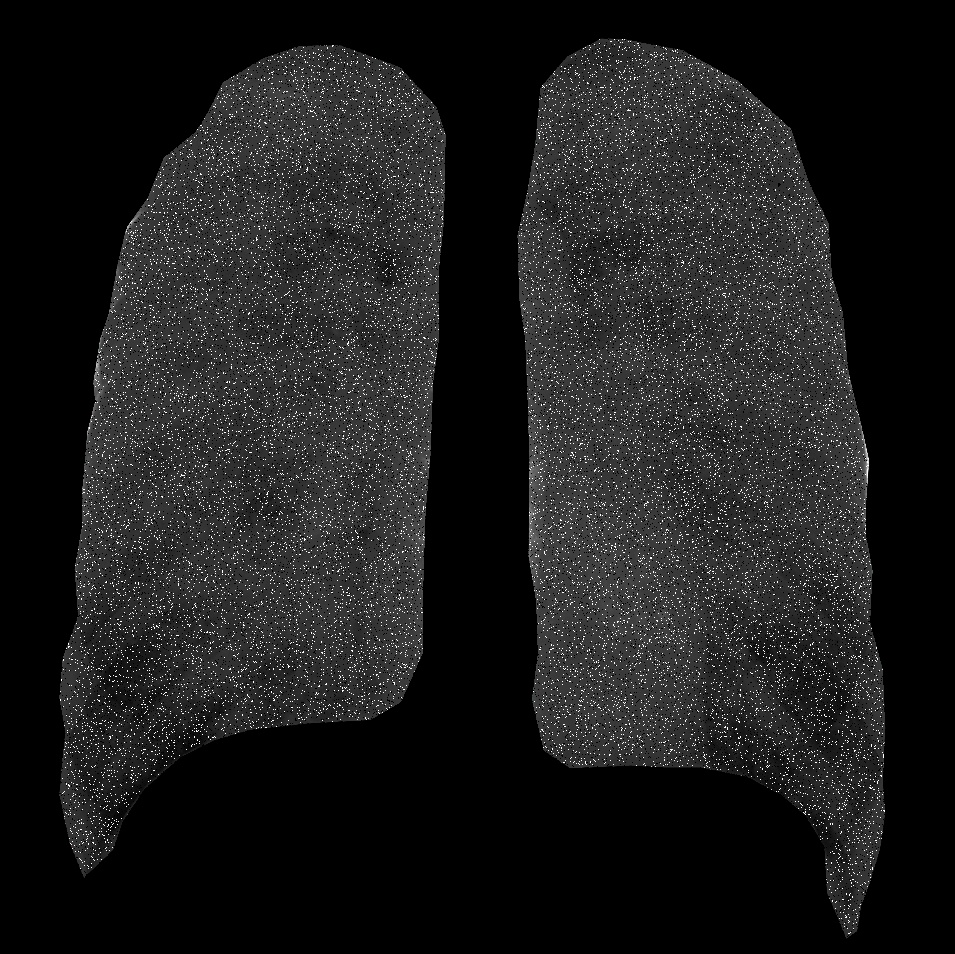
#> input picture rmNoise.jpeg, 955 x 954 px, given in place of covid_image.png, which was not available; the run also reads 2 pictures not shown here
$ python Assessment2_Faiz.py
#> lines starting #> are read from the running program, lines starting #| are printed output that depends on the picture; after the words box and inside, x2 and y2 are one past the last pixel; in counts of white or black regions, pixels touching at a corner belong together; pictures that were not available may be replaced by others from this repository, and a replacement may not be noted
# -*- coding: utf-8 -*-
"""
Created on Wed Dec  1 18:47:56 2021

@author: zhirobyte
"""


#import library yang dibutuhkan
import cv2
import numpy as np
from matplotlib import pyplot as plt

#import gambar dan resource dari citra data
im1 = cv2.imread('covid_image.png')
#> im1 is the input picture: shape (954, 955, 3); mean B, G, R 28.9, 28.9, 28.9
im2 = cv2.imread('mask.png')
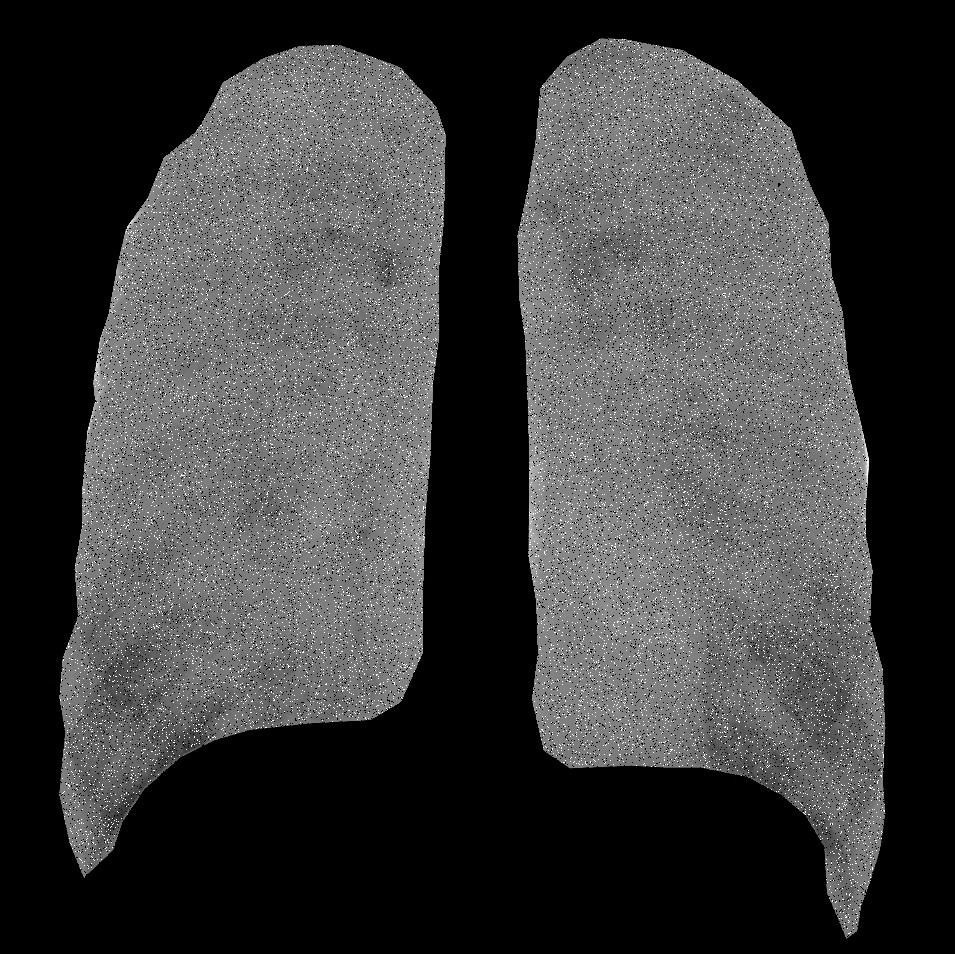
#> input picture bitwise.jpg, 955 x 954 px, given in place of mask.png, which was not available
#> im2 is the input picture: shape (954, 955, 3); mean B, G, R 61, 61, 61


#masukkan method bitwise untuk mendapatkan hasil dari gabungan kedua gambar
bitwiseAnd = cv2.bitwise_and(im1,im2)/255.0


#memasukkan method untuk mengurangi jumlah noise pada gambar sebelumnya yaiut gambar bitwise
rmNoise = cv2.pow(bitwiseAnd,2.2)
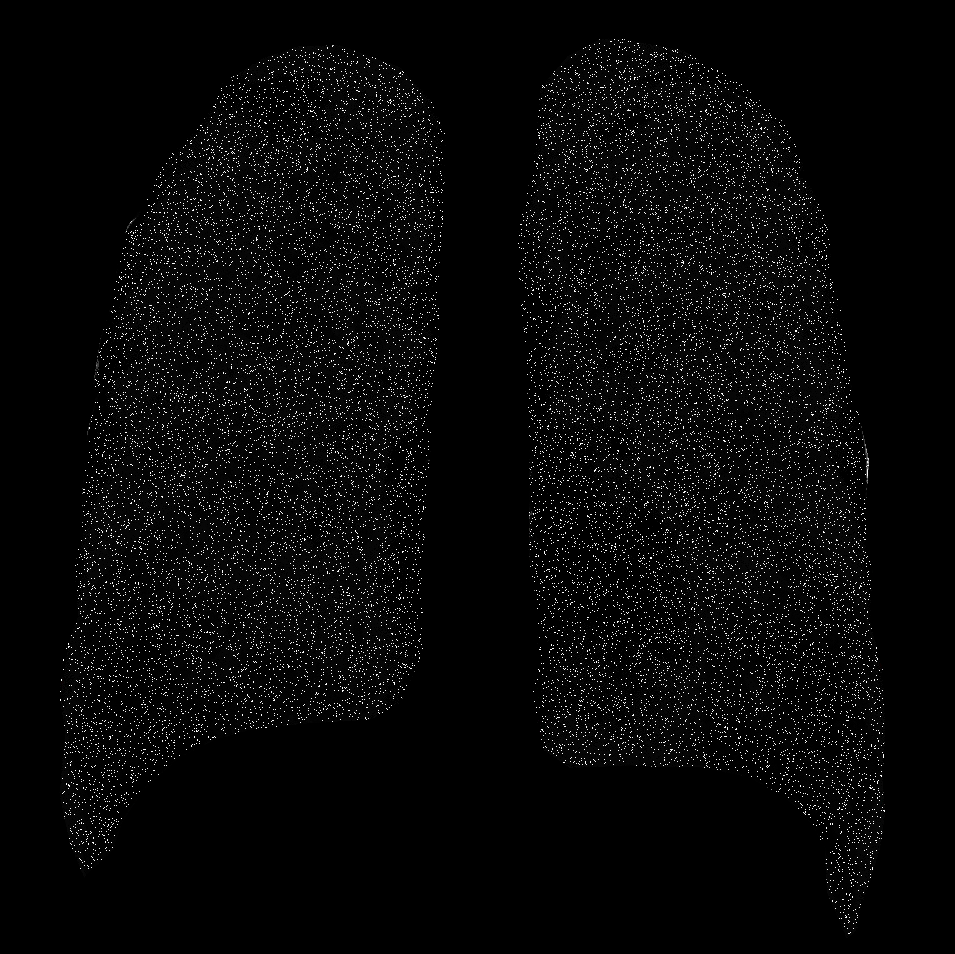
#> rmNoise: shape (954, 955, 3) float64; mean B, G, R 0.0326, 0.0326, 0.0326

#memperbaiki kontras
rnimg = cv2.imread("res_noise_removal.jpeg", 0)#mengambil data gambar noise removal
#> rnimg: shape (954, 955); min 0, max 255, mean 28.9
equ = cv2.equalizeHist(rnimg)
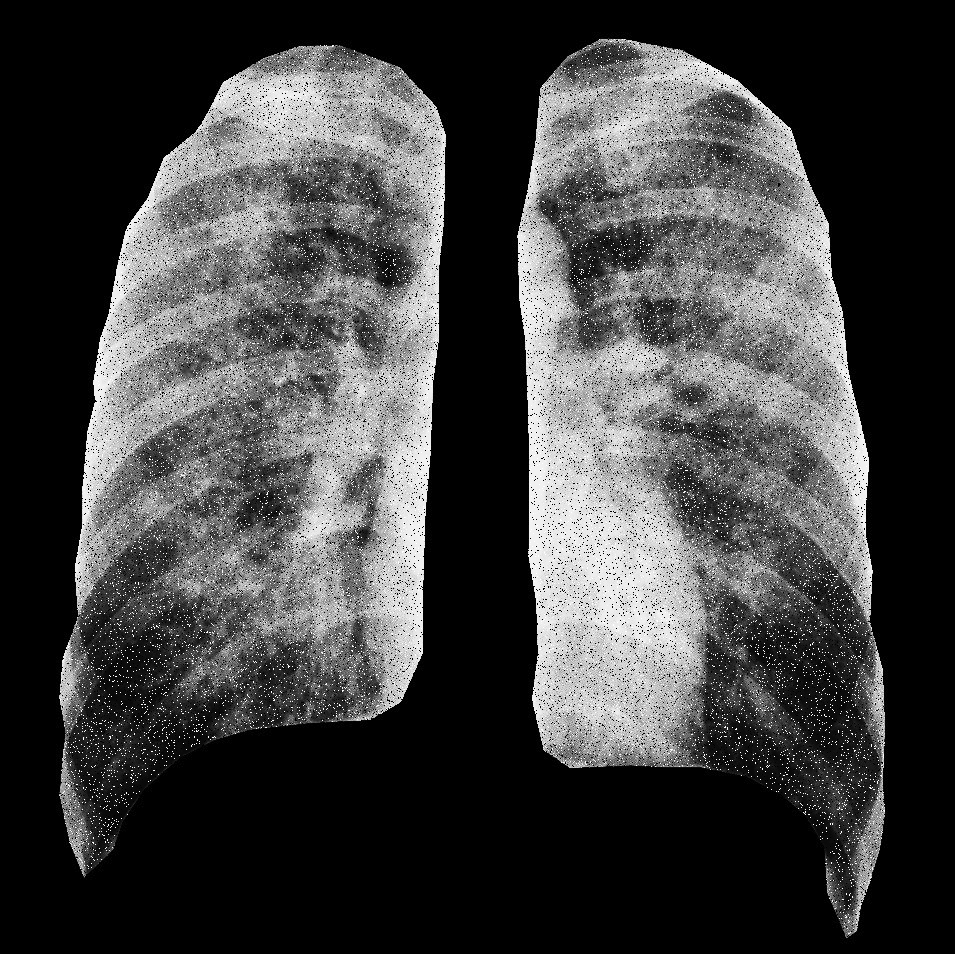
#> equ: shape (954, 955); min 0, max 255, mean 65.2

#----------------------------------------
img = cv2.imread('res_contrast.jpeg',0)
histr1 = cv2.calcHist([img],[0],None,[256],[0,256])
#> histr1 = 256 values, max 450235 at index 0, min 51 at index 155, mean 3558.9
#memunculkan data plot histogram awal
#----------------------------------------
img2 = cv2.imread('res_final.jpeg',0)
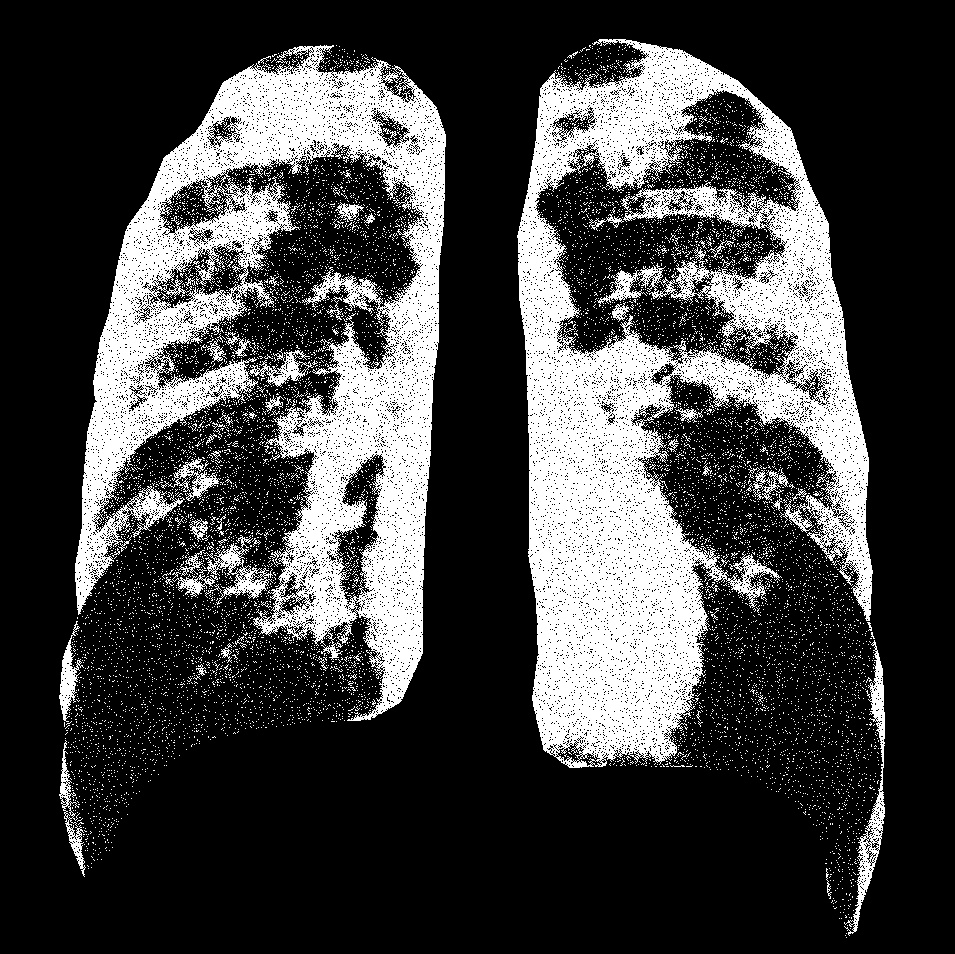
#> input picture res_final.jpeg, 955 x 954 px
#> img2 is the input picture: shape (954, 955); min 0, max 255, mean 65.1
histr2 = cv2.calcHist([img2],[0],None,[256],[0,256])
#> histr2 = 256 values, max 586449 at index 0, min 0 at index 10, mean 3558.9


#THRESHOLDING
#----------------------------------------
final = cv2.imread('res_contrast.jpeg',0)
ret,thresh1 = cv2.threshold(final,127,255,cv2.THRESH_BINARY)
#> thresh1: shape (954, 955); 25.5% white; 10321 white regions (10255 under 20 px), largest, box (x1, y1, x2, y2) and area: (517, 39, 873, 768) 112805, (75, 45, 446, 721) 91780, (844, 640, 885, 936) 2296


#tampilkan gambar output
#----------------------------------------
cv2.imshow("hasil bitwise", bitwiseAnd)
cv2.imshow("hasil blur noise",rmNoise)
cv2.imshow("hasil contrast",equ)
cv2.imshow("hasil final",thresh1)
plt.plot(histr1)
plt.plot(histr2)
plt.show()
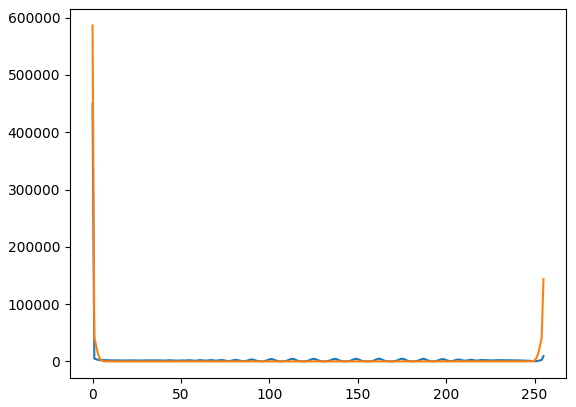
#> figure drawn by matplotlib, 1 panel; curve peaks at x = 0, y = 450235; curve peaks at x = 0, y = 586449

#----------------------------------------

#menyimpan hasil gambar pada program
#----------------------------------------
cv2.imwrite("res_bitwise.jpeg", bitwiseAnd)
cv2.imwrite("res_noise_removal.jpeg", 255*rmNoise)
cv2.imwrite("res_contrast.jpeg",equ)
cv2.imwrite("res_final.jpeg",thresh1)


cv2.waitKey(0)
